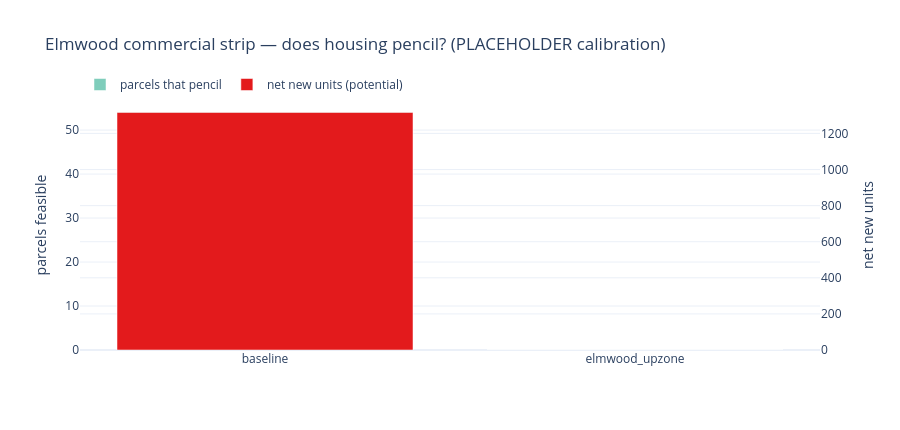

Notebook code for this chart:
### Markdown cell above
## Step 7 — Visualize: does housing pencil, baseline vs upzone?

📝 *Before:* the bars show, for each scenario, how many commercial parcels "pencil" (profit > 0) and the
potential net-new units. Watch whether the upzone **adds feasible parcels** or merely **piles more units
onto parcels that already penciled**.

### Code cell
try:
    import plotly.graph_objects as go
    S = ["baseline", "elmwood_upzone"]
    feas  = [fig["baseline_feasible"], fig["upzone_feasible"]]
    units = [fig["baseline_net_units"], fig["upzone_net_units"]]
    f = go.Figure()
    f.add_bar(name="parcels that pencil", x=S, y=feas, marker_color="#7fcdbb")
    f.add_bar(name="net new units (potential)", x=S, y=units, marker_color="#e31a1c", yaxis="y2")
    f.update_layout(
        title="Elmwood commercial strip — does housing pencil? (PLACEHOLDER calibration)",
        yaxis=dict(title="parcels feasible"),
        yaxis2=dict(title="net new units", overlaying="y", side="right"),
        barmode="group", template="plotly_white", height=430,
        legend=dict(orientation="h", y=1.12))
    f.show()
except Exception as e:
    print("plotly unavailable — figures:", {k: fig[k] for k in
          ["baseline_feasible","baseline_net_units","upzone_feasible","upzone_net_units","upzone_flips"]})

### Figure 1 — Plotly figure (JSON) as saved in the notebook; plotly's stock layout.template omitted (floating-point values rounded to 4 significant figures)
{"data": [{"marker": {"color": "#7fcdbb"}, "name": "parcels that pencil", "type": "bar", "x": ["baseline", "elmwood_upzone"], "y": [54, 0]}, {"marker": {"color": "#e31a1c"}, "name": "net new units (potential)", "type": "bar", "x": ["baseline", "elmwood_upzone"], "y": [1316, 0], "yaxis": "y2"}], "layout": {"barmode": "group", "height": 430, "legend": {"orientation": "h", "y": 1.12}, "title": {"text": "Elmwood commercial strip — does housing pencil? (PLACEHOLDER calibration)"}, "yaxis": {"title": {"text": "parcels feasible"}}, "yaxis2": {"overlaying": "y", "side": "right", "title": {"text": "net new units"}}}}
